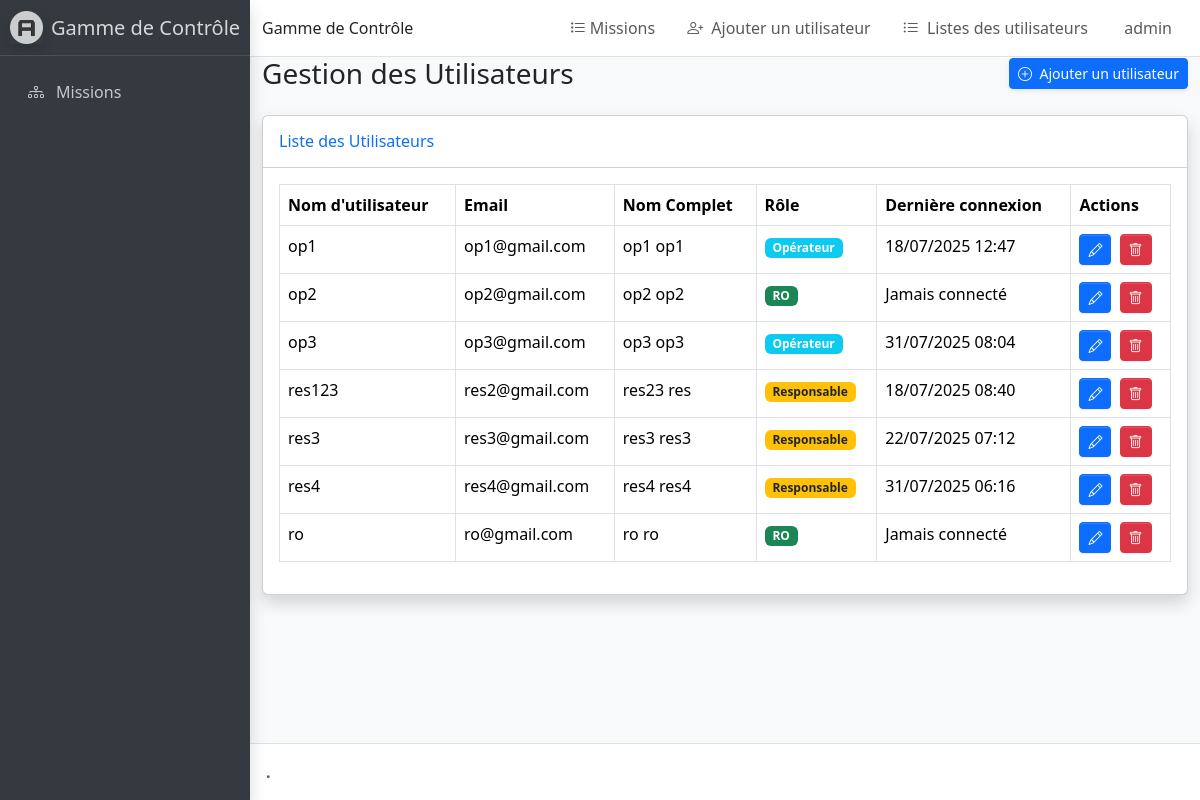
The app's page /gamme/user/list/ (signed in), older data.
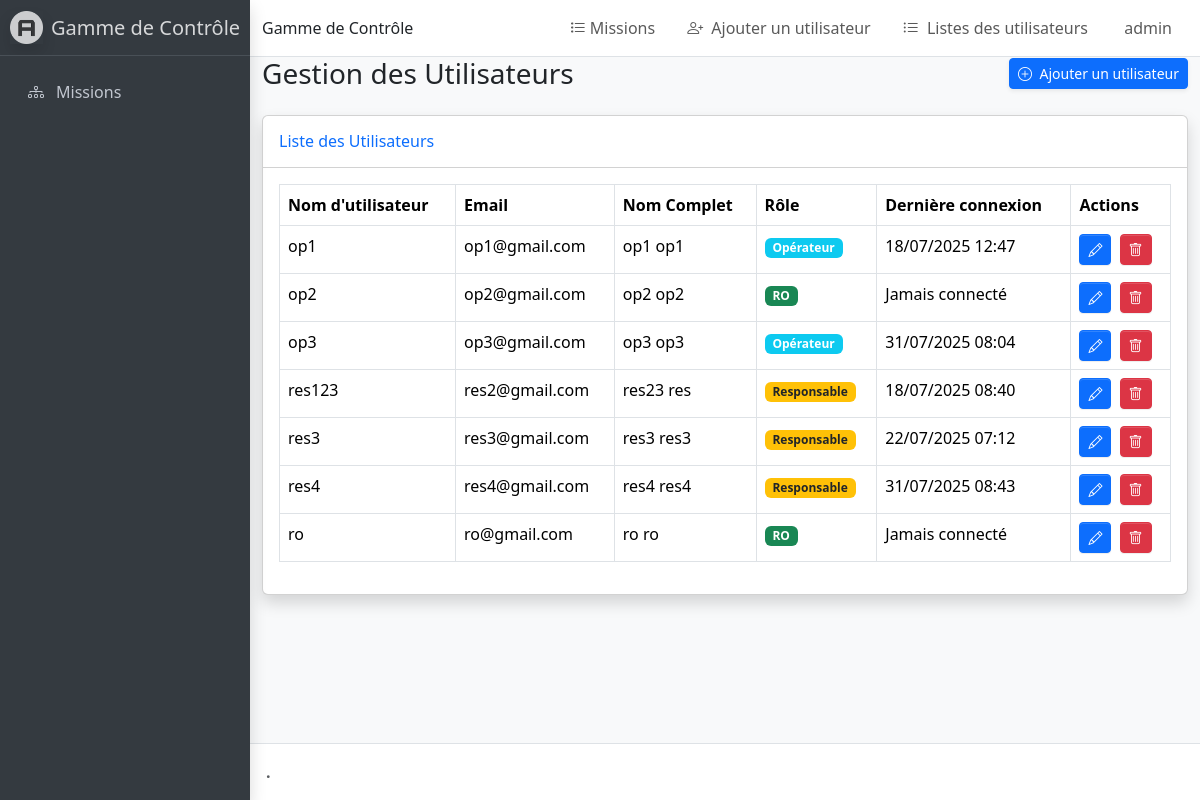
The same page, newer data.
### Gamme/models.py (models this page shows, shortened)
class User(AbstractUser):
    is_admin = models.BooleanField(default=False, verbose_name='Admin')
    is_op = models.BooleanField(default=False, verbose_name='Opérateur')
    is_rs = models.BooleanField(default=False, verbose_name='Responsable')
    is_ro = models.BooleanField(default=False, verbose_name='RO')

### Gamme/views.py (the view)
# urls.py: path('gamme/user/list/', UserListView.as_view(), name='user_list'),
class UserListView(LoginRequiredMixin, ListView):
    model = User
    template_name = 'gamme/user_list.html'
    context_object_name = 'users'
    def get_queryset(self):
        return User.objects.filter(
            is_op=True
        ) | User.objects.filter(
            is_rs=True
        ) | User.objects.filter(
            is_ro=True
        ).order_by('username')
    def get_context_data(self, **kwargs):
        context = super().get_context_data(**kwargs)
        context['user_count'] = self.get_queryset().count()
        return context

### Gamme/templates/gamme/user_list.html (shortened to what this page needs)
{% extends 'Gamme/admin_base.html' %}
{% load static %}
{% block content %}
<div class="container-fluid">
    <div class="d-sm-flex align-items-center justify-content-between mb-4">
        <h1 class="h3 mb-0 text-gray-800">Gestion des Utilisateurs</h1>
        <a href="{% url 'Gamme:ajouter_utilisateur' %}" class="d-none d-sm-inline-block btn btn-sm btn-primary shadow-sm">
            <i class="bi bi-plus-circle me-1"></i> Ajouter un utilisateur
        </a>
    </div>
    <div class="card shadow mb-4">
        <div class="card-header py-3 d-flex justify-content-between align-items-center">
            <h6 class="m-0 font-weight-bold text-primary">Liste des Utilisateurs</h6>
        </div>
        <div class="card-body">
            <div class="table-responsive">
                <table class="table table-bordered" id="dataTable" width="100%" cellspacing="0">
                    <thead>
                        <tr>
                            <th>Nom d'utilisateur</th>
                            <th>Email</th>
                            <th>Nom Complet</th>
                            <th>Rôle</th>
                            <th>Dernière connexion</th>
                            <th>Actions</th>
                        </tr>
                    </thead>
                    <tbody>
                        {% for user in users %}
                        <tr>
                            <td>{{ user.username }}</td>
                            <td>{{ user.email }}</td>
                            <td>{{ user.get_full_name|default:"-" }}</td>
                            <td>
                                {% if user.is_superuser %}
                                    <span class="badge bg-danger">Administrateur</span>
                                {% elif user.is_rs %}
                                    <span class="badge bg-warning text-dark">Responsable</span>
                                {% elif user.is_ro %}
                                    <span class="badge bg-success text-white">RO</span>
                                {% elif user.is_op %}
                                    <span class="badge bg-info">Opérateur</span>
                                {% else %}
                                    <span class="badge bg-secondary">Utilisateur</span>
                                {% endif %}
                            </td>
                            <td>{{ user.last_login|date:"d/m/Y H:i"|default:"Jamais connecté" }}</td>
                            <td class="text-nowrap">
                                <a href="{% url 'Gamme:user_update' user.id %}" class="btn btn-sm btn-primary me-1" title="Modifier">
                                    <i class="bi bi-pencil"></i>
                                </a>
                                <button type="button" class="btn btn-sm btn-danger" title="Supprimer" data-bs-toggle="modal" data-bs-target="#deleteUserModal{{ user.id }}">
                                    <i class="bi bi-trash"></i>
                                </button>
                            </td>
                        </tr>
                        {% empty %}
                        <tr>
                            <td colspan="6" class="text-center">Aucun utilisateur trouvé</td>
                        </tr>
                        {% endfor %}
                    </tbody>
                </table>
            </div>
        </div>
    </div>
</div>
{% endblock %}

Row changes from the older to the newer data that the page shows:
changed User "res4": last_login "31/07/2025 06:16" → "31/07/2025 08:43"
